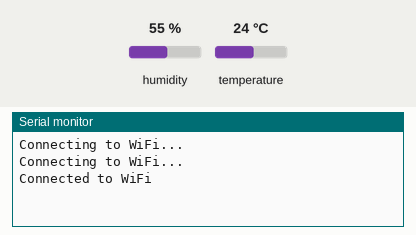
This sketch was run on a simulated ESP32. Shown: the last lines printed to the serial monitor. The test bench sets the inputs (shaded band); at power-on: humidity 55 %, temperature 24 °C. WiFi joins after 1.5 s; servers stay silent unless stated.

Above: at 3.2 s.
3.3 s: humidity set to 22 %
At 4.6 s:
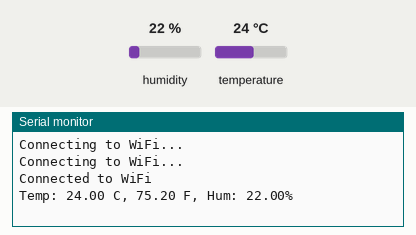
8.7 s: temperature set to 12 °C
At 11.2 s:
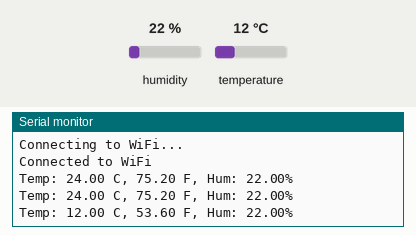
13.2 s: humidity set to 40 %
At 14.5 s:
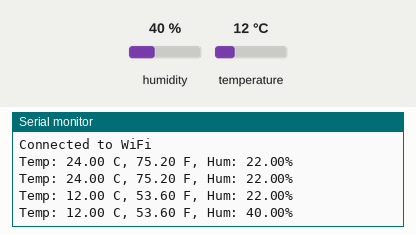

Measured:
- after the input at 3.3 s, the serial monitor: prints a new line after 0.73 s (image 1)
- after the input at 8.7 s, the serial monitor: prints a new line after 1.8 s (image 2)
- after the input at 13.2 s, the serial monitor: prints a new line after 0.50 s (image 3)

The sketch:

TASK-1_SOURCE_CODE_.ino
```cpp
#include "DHT.h"
#include <WiFi.h>

#define DPIN 4        // Pin to connect DHT sensor (GPIO number)
#define DTYPE DHT11   // Define DHT 11 or DHT22 sensor type

#define WIFI_SSID "SURYA"
#define WIFI_PASSWORD "8341771218"
#define THINGSPEAK_API_KEY "TDUZ81R3L75S5HYR"
#define THINGSPEAK_CHANNEL_ID 2388480

DHT dht(DPIN, DTYPE);
WiFiClient client;

void setup() {
  Serial.begin(9600);
  dht.begin();

  // Connect to Wi-Fi
  WiFi.begin(WIFI_SSID, WIFI_PASSWORD);
  while (WiFi.status() != WL_CONNECTED) {
    delay(1000);
    Serial.println("Connecting to WiFi...");
  }
  Serial.println("Connected to WiFi");
}

void loop() {
  delay(2000);

  float tc = dht.readTemperature(false);  // Read temperature in C
  float tf = dht.readTemperature(true);   // Read Temperature in F
  float hu = dht.readHumidity();          // Read Humidity

  Serial.print("Temp: ");
  Serial.print(tc);
  Serial.print(" C, ");
  Serial.print(tf);
  Serial.print(" F, Hum: ");
  Serial.print(hu);
  Serial.println("%");

  // Send data to ThingSpeak
  if (client.connect("api.thingspeak.com", 80)) {
    String data = "api_key=" + String(THINGSPEAK_API_KEY) +
                  "&field1=" + String(tc) +
                  "&field2=" + String(tf) +
                  "&field3=" + String(hu);

    client.println("POST /update HTTP/1.1");
    client.println("Host: api.thingspeak.com");
    client.println("Connection: close");
    client.println("Content-Type: application/x-www-form-urlencoded");
    client.println("Content-Length: " + String(data.length()));
    client.println();
    client.print(data);

    delay(1000);  // Wait for response
    client.stop();
  } else {
    Serial.println("Failed to connect to ThingSpeak");
  }
}
```
